Frame 1 (no input): blank canvas, image omitted
Frame 60 (the mouse pressed at the canvas centre just before this capture): blank canvas, image omitted
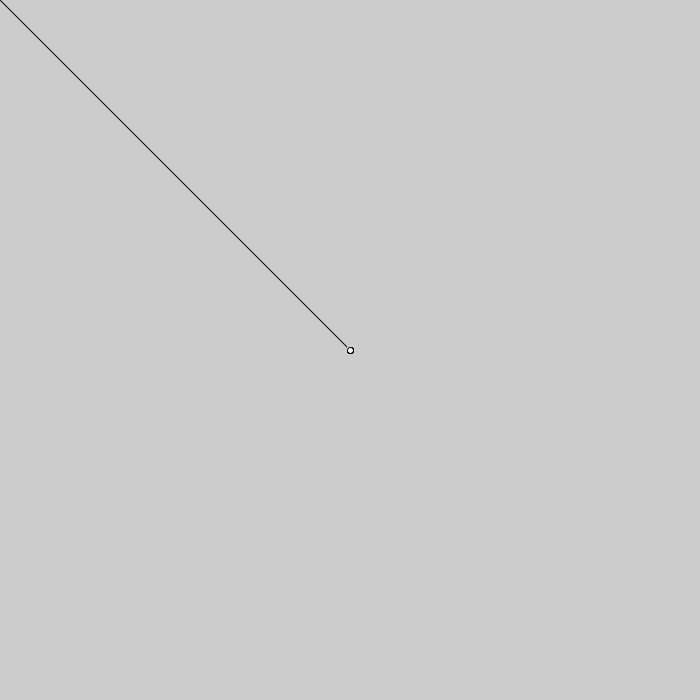
Frame 120 (the mouse held since frame 60 and released just before this capture)

The Processing sketch whose frames 1 and 60 were blank and that drew this single picture after the mouse press (run headless with seeded random() and noise(); from frame 60 on, the mouse is pressed at the canvas centre):

// Processing sketch: drawing_ex
// ── drawing_ex.pde
void setup() {
  size(700, 700);
}

void draw() {
  if (mousePressed) {
    line(mouseX, mouseY, pmouseX, pmouseY);
    ellipse(mouseX, mouseY, 6, 6);
  }
}
